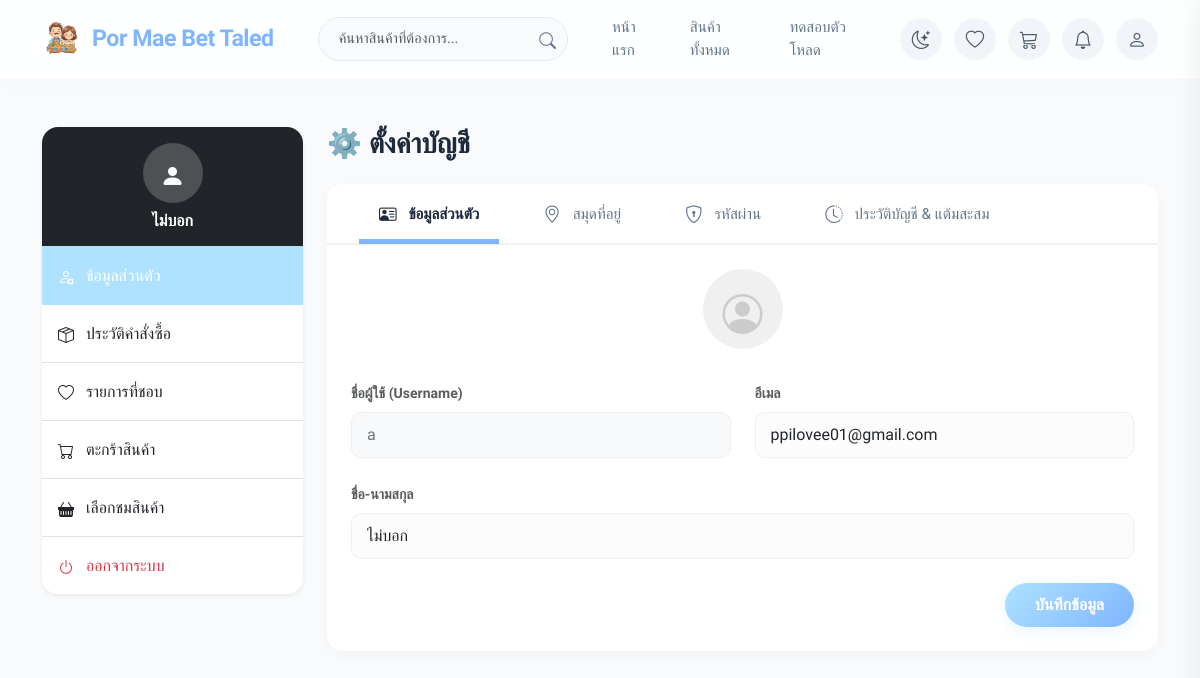
/profile.php (signed in), run on the app's committed database.
### tables this page shows
CREATE TABLE `shop_settings` (
  `id` int(11) NOT NULL,
  `shop_name` varchar(255) NOT NULL,
  `address` text NOT NULL,
  `phone` varchar(50) DEFAULT NULL,
  `shop_email` varchar(255) DEFAULT NULL,
  `print_remark` text DEFAULT NULL,
  `shop_icon` varchar(255) DEFAULT 'default_icon.png',
  `smtp_host` varchar(100) DEFAULT 'smtp.gmail.com',
  `smtp_port` int(11) DEFAULT 587,
  `smtp_user` varchar(100) DEFAULT NULL,
  `smtp_pass` varchar(100) DEFAULT NULL,
  `smtp_secure` varchar(10) DEFAULT 'tls',
  `auto_flash_sale` int(11) DEFAULT 0,
  `auto_flash_discount` int(11) DEFAULT 20,
  `auto_flash_duration` int(11) DEFAULT 2,
  `welcome_promo_enabled` int(11) DEFAULT 1,
  `welcome_promo_coupon` varchar(50) DEFAULT NULL,
  `shipping_fee_fixed` decimal(10,2) DEFAULT 40.00,
  `shipping_free_threshold` decimal(10,2) DEFAULT 350.00,
  `points_earn_rate` int(11) NOT NULL DEFAULT 100,
  `points_spend_rate` int(11) NOT NULL DEFAULT 1,
  `line_notify_token` varchar(255) DEFAULT NULL,
  `openai_api_key` varchar(255) DEFAULT NULL,
  `slip_ai_provider` varchar(50) DEFAULT 'none',
  `gemini_api_key` varchar(255) DEFAULT NULL,
  `claude_api_key` varchar(255) DEFAULT NULL,
  `discord_webhook_url` text DEFAULT NULL,
  `telegram_bot_token` varchar(255) DEFAULT NULL,
  `telegram_chat_id` varchar(100) DEFAULT NULL,
  `slack_webhook_url` text DEFAULT NULL,
  `custom_webhook_url` text DEFAULT NULL,
  `notification_sound` varchar(50) DEFAULT 'chime',
  `auto_flash_type` varchar(20) DEFAULT 'static',
  `auto_flash_min_discount` int(11) DEFAULT 10,
  `auto_flash_max_discount` int(11) DEFAULT 50,
  `auto_flash_selection_rule` varchar(30) DEFAULT 'random',
  `auto_flash_count` int(11) DEFAULT 3,
  `auto_flash_stock` int(11) DEFAULT 10,
  `facebook_url` varchar(255) DEFAULT '#',
  `line_url` varchar(255) DEFAULT '#',
  `instagram_url` varchar(255) DEFAULT '#',
  `line_channel_access_token` varchar(255) DEFAULT NULL,
  `line_user_id` varchar(100) DEFAULT NULL
);

CREATE TABLE `users` (
  `id` int(11) NOT NULL,
  `username` varchar(50) NOT NULL,
  `password` varchar(255) NOT NULL,
  `fullname` varchar(100) DEFAULT NULL,
  `email` varchar(100) NOT NULL,
  `role` enum('admin','user') DEFAULT 'user',
  `created_at` datetime DEFAULT current_timestamp(),
  `reset_token` varchar(255) DEFAULT NULL,
  `reset_expiry` datetime DEFAULT NULL,
  `points` int(11) NOT NULL DEFAULT 0
);

### db.php (called while the page is built, shortened)
<?php
$servername = getenv('DB_HOST') ?: "localhost";
$username = getenv('DB_USER') ?: "root";
$password = getenv('DB_PASS') !== false ? getenv('DB_PASS') : "";
$dbname = getenv('DB_NAME') ?: "fitness_db";
try {
    $conn = mysqli_connect($servername, $username, $password, $dbname);
} catch (mysqli_sql_exception $e) {
    $conn = false;
}
mysqli_set_charset($conn, "utf8");
mysqli_query($conn, "SET time_zone = '+07:00'");
$check_table = mysqli_query($conn, "SHOW TABLES LIKE 'shop_settings'");
if ($check_table && mysqli_num_rows($check_table) > 0) {
    $shop_info_query = mysqli_query($conn, "SELECT * FROM shop_settings WHERE id=1");
    if ($shop_info_query && mysqli_num_rows($shop_info_query) > 0) {
        $shop_info = mysqli_fetch_assoc($shop_info_query);
        if (!empty($shop_info['shop_icon'])) {
            $current_favicon = "uploads/" . $shop_info['shop_icon'];
        }
    }
}
?>

### profile.php (the view, shortened to what this page needs)
<?php
include 'db.php';
$user_id = $_SESSION['user_id'];
$q = mysqli_query($conn, "SELECT * FROM users WHERE id = '$user_id'");
$user = mysqli_fetch_assoc($q);
include 'header.php';
?>
<div class="container py-5">
    <div class="row">
                <div class="col-lg-3">
            <div class="collapse d-lg-block" id="userSidebar">
                <?php include 'user_sidebar.php'; ?>
            </div>
        </div>
        <div class="col-lg-9">
            <h3 class="fw-bold mb-4">⚙️ ตั้งค่าบัญชี</h3>
            <div class="content-card">
                <ul class="nav nav-tabs" id="myTab" role="tablist">
                    <li class="nav-item" role="presentation">
                        <button class="nav-link active" id="profile-tab" data-bs-toggle="tab" data-bs-target="#profile-pane" type="button"><i class="bi bi-person-vcard"></i> ข้อมูลส่วนตัว</button>
                    </li>
                    <li class="nav-item" role="presentation">
                        <button class="nav-link" id="address-tab" data-bs-toggle="tab" data-bs-target="#address-pane" type="button"><i class="bi bi-geo-alt"></i> สมุดที่อยู่</button>
                    </li>
                    <li class="nav-item" role="presentation">
                        <button class="nav-link" id="password-tab" data-bs-toggle="tab" data-bs-target="#password-pane" type="button"><i class="bi bi-shield-lock"></i> รหัสผ่าน</button>
                    </li>
                    <li class="nav-item" role="presentation">
                        <button class="nav-link" id="history-tab" data-bs-toggle="tab" data-bs-target="#history-pane" type="button"><i class="bi bi-clock-history"></i> ประวัติบัญชี & แต้มสะสม</button>
                    </li>
                </ul>
                <div class="tab-content p-4" id="myTabContent">
                    <div class="tab-pane fade show active" id="profile-pane" role="tabpanel">
                        <form id="form-profile">
                            <div class="row g-4">
                                <div class="col-md-12 text-center mb-2">
                                    <div class="avatar-circle">
                                        <i class="bi bi-person-circle"></i>
                                    </div>
                                </div>
                                <div class="col-md-6">
                                    <label class="form-label text-muted small fw-bold">ชื่อผู้ใช้ (Username)</label>
                                    <input type="text" class="form-control bg-light text-secondary" value="<?= htmlspecialchars($user['username'] ?? '') ?>" readonly>
                                </div>
                                <div class="col-md-6">
                                    <label class="form-label text-muted small fw-bold">อีเมล</label>
                                    <input type="email" name="email" class="form-control" value="<?= htmlspecialchars($user['email'] ?? '') ?>" required>
                                </div>
                                <div class="col-12">
                                    <label class="form-label text-muted small fw-bold">ชื่อ-นามสกุล</label>
                                    <input type="text" name="fullname" class="form-control" value="<?= htmlspecialchars($user['fullname'] ?? '') ?>" required>
                                </div>
                                <div class="col-12 text-end">
                                    <button type="submit" class="btn btn-save">บันทึกข้อมูล</button>
                                </div>
                            </div>
                        </form>
                    </div>
                </div>
            </div>
        </div>
    </div>
</div>
</body>
</html>

### header.php (shortened to what this page needs)
<!DOCTYPE html>
<html lang="th">
<head>
    <link href="https://cdn.jsdelivr.net/npm/bootstrap@5.3.0/dist/css/bootstrap.min.css" rel="stylesheet">
    <link rel="stylesheet" href="https://cdn.jsdelivr.net/npm/bootstrap-icons@1.11.1/font/bootstrap-icons.css">
    <link rel="stylesheet" href="https://cdnjs.cloudflare.com/ajax/libs/animate.css/4.1.1/animate.min.css"/>
    <link rel="stylesheet" href="style.css?v=2.7">
</head>
<body>
<nav class="navbar navbar-expand-lg sticky-top glass-nav d-none d-lg-block">
    <div class="container">
        <a class="navbar-brand d-flex align-items-center" href="index.php">
            <img src="<?= isset($current_favicon) ? $current_favicon : 'assets/default_icon.png' ?>" alt="Logo" style="height: 40px; width: auto; margin-right: 10px; object-fit: contain;">
            <span>Por Mae <span>Bet Taled</span></span>
        </a>
        <div class="collapse navbar-collapse" id="navItems">
            <div class="mx-auto flex-grow-1 text-center d-flex justify-content-center px-lg-4">
                <form action="index.php" method="GET" class="search-form" id="globalSearchForm" autocomplete="off">
                    <input class="form-control rounded-pill search-input" type="search" name="q" id="globalSearchInput" placeholder="ค้นหาสินค้าที่ต้องการ..." value="<?= isset($_GET['q']) ? $_GET['q'] : '' ?>">
                    <button type="submit" class="btn-search"><i class="bi bi-search"></i></button>
                </form>
            </div>
            <div class="d-flex flex-column flex-lg-row align-items-lg-center">
                <ul class="navbar-nav me-lg-3 text-center text-lg-start">
                    <li class="nav-item"><a class="nav-link" href="index.php">หน้าแรก</a></li>
                    <li class="nav-item"><a class="nav-link" href="index.php#shop">สินค้าทั้งหมด</a></li>
                    <?php if (isset($_SESSION['role']) && $_SESSION['role'] === 'admin'): ?>
                        <li class="nav-item"><a class="nav-link" href="demo_loader.php">ทดสอบตัวโหลด</a></li>
                    <?php endif; ?>
                </ul>
                <div class="icon-group">
                    <button class="icon-btn border-0" id="darkModeToggle" title="เปลี่ยนธีมสี" type="button" style="cursor: pointer;">
                        <i class="bi bi-moon-stars" id="darkModeIcon"></i>
                    </button>
                    <a class="icon-btn" href="wishlist.php" title="รายการโปรด">
                        <i class="bi bi-heart"></i>
                    </a>
                    <a class="icon-btn" href="cart.php" title="ตะกร้าสินค้า">
                        <i class="bi bi-cart3"></i>
                    </a>
                    <?php if(isset($_SESSION['user_id']) || (isset($_SESSION['role']) && $_SESSION['role'] === 'admin')): ?>
                        <div class="dropdown" id="notificationDropdown">
                            <a class="icon-btn dropdown-toggle hide-arrow" href="#" role="button" data-bs-toggle="dropdown" aria-expanded="false" onclick="loadNotifications()">
                                <i class="bi bi-bell"></i>
                            </a>
                        </div>
                    <?php endif; ?>
                    <?php if(isset($_SESSION['user_id'])): ?>
                        <div class="dropdown">
                            <a class="icon-btn dropdown-toggle hide-arrow" href="#" role="button" data-bs-toggle="dropdown" aria-expanded="false">
                                <i class="bi bi-person"></i>
                            </a>
                        </div>
                    <?php else: ?>
                        <a class="btn-auth ms-2" href="login.php">เข้าสู่ระบบ</a>
                    <?php endif; ?>
                </div>
            </div>
        </div>
    </div>
</nav>

### style.css (style rules this page uses)
:root { --blue-main: #AEE2FF; --blue-hover: #7FB5FF; --blue-dark: #1d4ed8; --blue-light: #F0F8FF; --slate-dark: #1E293B; --slate-medium: #475569; --slate-light: #F8FAFC; --text-primary: #1E293B; --text-secondary: #64748B; --radius-sm: 8px; --radius-md: 16px; --radius-lg: 24px; --shadow-sm: 0 4px 10px rgba(174, 226, 255, 0.08), 0 2px 4px rgba(174, 226, 255, 0.08); --shadow-md: 0 10px 25px -5px rgba(174, 226, 255, 0.15), 0 8px 10px -6px rgba(174, 226, 255, 0.15); --shadow-lg: 0 20px 40px -10px rgba(127, 181, 255, 0.22); --shadow-hover: 0 25px 50px -12px rgba(127, 181, 255, 0.35); --transition-smooth: all 0.3s cubic-bezier(0.4, 0, 0.2, 1); }
body, button, input, select, textarea, .form-control, .btn, .modal-title, .card-title, h1, h2, h3, h4, h5, h6 { font-family: 'Kanit', 'Outfit', sans-serif !important; }
.bi, [class^="bi-"], [class*=" bi-"] { font-family: bootstrap-icons !important; }
body { color: var(--text-primary); background-color: var(--slate-light); overflow-x: hidden; animation: pageFadeIn 0.25s cubic-bezier(0.16, 1, 0.3, 1) forwards; }
.glass-nav { background: rgba(255, 255, 255, 0.85) !important; backdrop-filter: blur(12px) saturate(180%); -webkit-backdrop-filter: blur(12px) saturate(180%); border-bottom: 1px solid rgba(255, 255, 255, 0.5) !important; box-shadow: 0 4px 30px rgba(0, 0, 0, 0.02) !important; }
.search-input { border-radius: 50px !important; padding: 10px 45px 10px 20px !important; border: 1px solid #E2E8F0 !important; background-color: #F8FAFC !important; height: 44px !important; transition: var(--transition-smooth) !important; }
.btn-search { right: 12px !important; }
body { transition: background-color 0.3s ease, color 0.3s ease; }
.bi, [class^="bi-"], [class*=" bi-"] { font-family: bootstrap-icons !important; vertical-align: -0.125em; display: inline-block; transition: transform 0.2s cubic-bezier(0.34, 1.56, 0.64, 1), color 0.2s ease; }

### header.php (style rules this page uses)
:root { --blue-main: #AEE2FF; --blue-hover: #7FB5FF; --bg-soft: #f8fafc; --text-main: #1e293b; }
body { font-family: 'Kanit', sans-serif; background-color: var(--bg-soft); color: var(--text-main); }
.navbar { background: rgba(255, 255, 255, 0.8) !important; backdrop-filter: blur(20px); -webkit-backdrop-filter: blur(20px); box-shadow: 0 4px 30px rgba(0,0,0,0.03); padding: 10px 0; border-bottom: 1px solid rgba(255, 255, 255, 0.4); transition: all 0.3s ease; }
.navbar-brand { font-weight: 800; color: #1e293b !important; font-size: 1.45rem; letter-spacing: -0.5px; margin-right: 20px; }
.navbar-brand span { color: var(--blue-hover); }
.nav-link { font-weight: 500; color: #64748b !important; margin: 0 12px; font-size: 0.95rem; position: relative; transition: color 0.3s ease; padding: 6px 0; }
.nav-link::after { content: ''; position: absolute; bottom: 0; left: 50%; width: 0; height: 2px; background-color: var(--blue-hover); transition: width 0.3s ease, left 0.3s ease; }
.nav-link:hover::after, .nav-link.active::after { width: 100%; left: 0; }
.nav-link:hover, .nav-link.active { color: #1e293b !important; }
.search-form { width: 100%; max-width: 380px; position: relative; }
.search-input { background-color: #f1f5f9; border: 1px solid transparent; font-size: 0.9rem; padding-left: 20px; padding-right: 45px; height: 42px; transition: all 0.3s ease; border-radius: 50px; }
.btn-search { position: absolute; right: 15px; top: 50%; transform: translateY(-50%); color: #64748b; border: none; background: transparent; padding: 0; font-size: 1.05rem; transition: color 0.2s; }
.icon-group { display: flex; align-items: center; gap: 12px; }
.icon-btn { width: 42px; height: 42px; display: flex; align-items: center; justify-content: center; border-radius: 50%; background: #f1f5f9; color: #475569; border: none; transition: all 0.3s cubic-bezier(0.4, 0, 0.2, 1); position: relative; text-decoration: none; font-size: 1.15rem; }
.hide-arrow::after, .hide-arrow::before, .dropdown-toggle.hide-arrow::after, .dropdown-toggle.hide-arrow::before, .mobile-bottom-nav .dropdown-toggle::after, .mobile-bottom-nav .dropup .dropdown-toggle::after, .mobile-bottom-nav .dropup .dropdown-toggle::before { display: none !important; }

### data on the page
shop_settings: shop_icon (picture)
users: username "a", email "ppilovee01@gmail.com", fullname "ไม่บอก"

### other printed values
$_SESSION['fullname'] "ไม่บอก"
